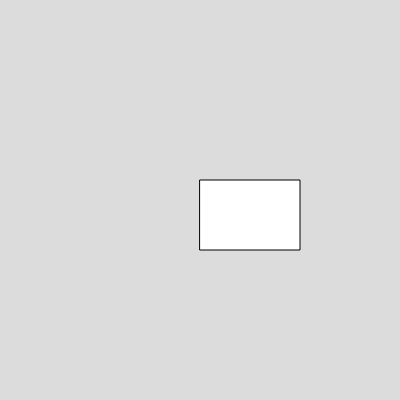
Frame 1 (no input)
Frame 60 (no input): identical to frame 1, image omitted
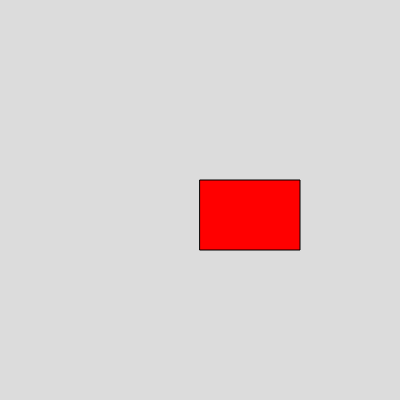
Frame 120 (the mouse pressed at the canvas centre since frame 60)

The p5.js sketch that drew these frames (run headless with seeded random() and noise() and a simulated clock; from frame 60 on, the mouse is pressed at the canvas centre):

// p5.js sketch
// ── sketch.js
let bx = 200;
let by = 180;
let bw = 100;
let bh = 70;

// Zustand vom Button
let bstatus = false;

function setup() {
  createCanvas(400, 400);
}

function draw() {
  background(220);

  if(mouseX >= bx && mouseX <= bx+bw && mouseY >= by && mouseY <= by + bh){
    // wenn Maustaste zusätzlich gedrückt ist:
    if(mouseIsPressed){
      fill(255, 255, 0);
      // console.log("pressed in draw");
    } else {
      // ansonsten nur hover Farbe
      fill(0, 255, 0);
    }
  }else {
    fill(255);
  }

  if(bstatus == true){
    fill(255, 0, 0);
  }
  rect(bx, by, bw, bh);

}

// Mouse Event Listener -> wird pro MousePress einmal ausgeführt
function mousePressed(){
  //console.log("pressed");

  // abfragen ob ich auf dem Button bin
  if(mouseX >= bx && mouseX <= bx+bw && mouseY >= by && mouseY <= by + bh){
    // toggle den bstatus 
    // wenn bstatus true -> setze auf false
    // wenn bstatus false -> setze auf true
    if(bstatus){
      bstatus = false;
    } else {
      bstatus = true;
    }
  }
}
